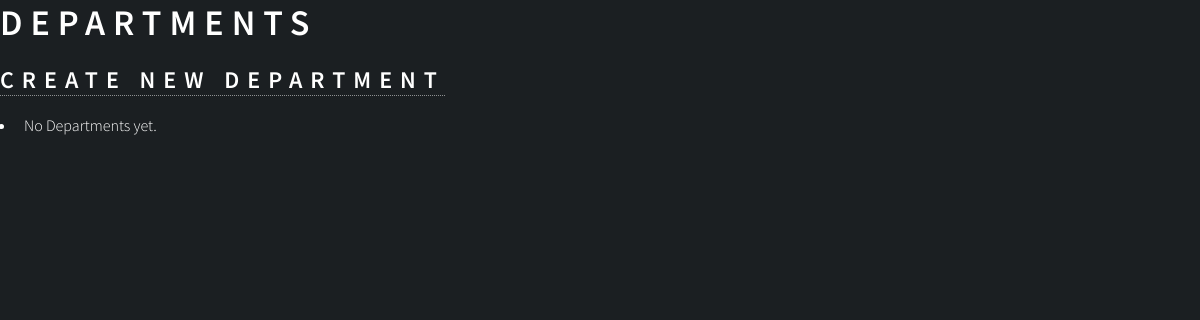
/insy/departments/, run on an earlier commit of the app's database.
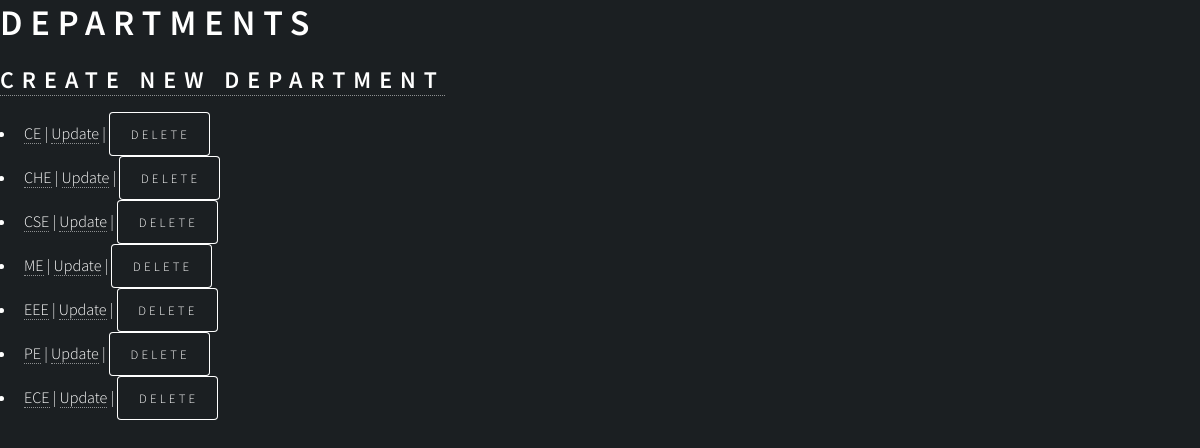
And on a later commit of the database.
### insy/models.py (models this page shows)
class Department(models.Model):
    dept_id = models.CharField(max_length=10,primary_key=True)
    dept_name = models.CharField(max_length=100,default='')
    def __str__(self):
        return self.dept_id

### insy/views/department_views.py (the view)
class DepartmentListView(ListView):
    model = Department
    template_name = "insy/department_list.html"
    paginate_by = 20
    context_object_name = "department_list"
    allow_empty = True
    page_kwarg = 'page'
    paginate_orphans = 0
    def __init__(self, **kwargs):
        return super(DepartmentListView, self).__init__(**kwargs)
    def dispatch(self, *args, **kwargs):
        return super(DepartmentListView, self).dispatch(*args, **kwargs)
    def get(self, request, *args, **kwargs):
        return super(DepartmentListView, self).get(request, *args, **kwargs)
    def get_queryset(self):
        return super(DepartmentListView, self).get_queryset()
    def get_allow_empty(self):
        return super(DepartmentListView, self).get_allow_empty()
    def get_context_data(self, *args, **kwargs):
        ret = super(DepartmentListView, self).get_context_data(*args, **kwargs)
        return ret
    def get_paginate_by(self, queryset):
        return super(DepartmentListView, self).get_paginate_by(queryset)
    def get_context_object_name(self, object_list):
        return super(DepartmentListView, self).get_context_object_name(object_list)
    def paginate_queryset(self, queryset, page_size):
        return super(DepartmentListView, self).paginate_queryset(queryset, page_size)
    def get_paginator(self, queryset, per_page, orphans=0, allow_empty_first_page=True):
        return super(DepartmentListView, self).get_paginator(queryset, per_page, orphans=0, allow_empty_first_page=True)
    def render_to_response(self, context, **response_kwargs):
        return super(DepartmentListView, self).render_to_response(context, **response_kwargs)
    def get_template_names(self):
        return super(DepartmentListView, self).get_template_names()

### insy/templates/insy/department_list.html (shortened to what this page needs)
{% extends "insy/department_base.html" %}
{% block content %}
    <h1>Departments</h1>
    <h2><a href={% url "department_create" %}>Create new Department</a></h2>
    <ul>
    {% for department in department_list %}
        <li><a href={% url "department_detail" department.pk %}>{{ department }}</a> | <a href={% url "department_update" department.pk %}>Update</a> | <form style="display:inline;" action={% url "department_delete" department.pk %} method="post" onsubmit="return confirm('Are you sure you want to delete {{ department }}?')">{% csrf_token %}
    <input type="submit" value="Delete" />
    </form></li>
    {% empty %}
        <li>No Departments yet.</li>
    {% endfor %}
    </ul>
{% endblock %}

### insy/templates/insy/department_base.html
{% extends "base.html" %}

### insy/templates/base.html (shortened to what this page needs)
{%load staticfiles%}
<!DOCTYPE HTML>
<html>
	<head>
		<link rel="stylesheet" href="{% static 'css/main.css' %}" />
	</head>
<body>
{% block content %}
{% endblock %}
</body>
</html>

### insy/static/css/main.css (style rules this page uses)
html, body, div, span, applet, object, iframe, h1, h2, h3, h4, h5, h6, p, blockquote, pre, a, abbr, acronym, address, big, cite, code, del, dfn, em, img, ins, kbd, q, s, samp, small, strike, strong, sub, sup, tt, var, b, u, i, center, dl, dt, dd, ol, ul, li, fieldset, form, label, legend, table, caption, tbody, tfoot, thead, tr, th, td, article, aside, canvas, details, embed, figure, figcaption, footer, header, hgroup, menu, nav, output, ruby, section, summary, time, mark, audio, video { margin: 0; padding: 0; border: 0; font-size: 100%; font: inherit; vertical-align: baseline; }
body { line-height: normal%; }
ol, ul { list-style: none; }
body { -webkit-text-size-adjust: none; }
*, *:before, *:after { -moz-box-sizing: border-box; -webkit-box-sizing: border-box; box-sizing: border-box; }
body { background: #1b1f22; }
html { font-size: 16pt; }
@media screen and (max-width: 1680px) { html { font-size: 12pt; } }
body, input, select, textarea { color: #ffffff; font-family: "Source Sans Pro", sans-serif; font-weight: 300; font-size: 1rem; line-height: 1.65; }
a { -moz-transition: color 0.2s ease-in-out, background-color 0.2s ease-in-out, border-bottom-color 0.2s ease-in-out; -webkit-transition: color 0.2s ease-in-out, background-color 0.2s ease-in-out, border-bottom-color 0.2s ease-in-out; -ms-transition: color 0.2s ease-in-out, background-color 0.2s ease-in-out, border-bottom-color 0.2s ease-in-out; transition: color 0.2s ease-in-out, background-color 0.2s ease-in-out, border-bottom-color 0.2s ease-in-out; border-bottom: dotted 1px rgba(255, 255, 255, 0.5); text-decoration: none; color: inherit; }
h1, h2, h3, h4, h5, h6 { color: #ffffff; font-weight: 600; line-height: 1.5; margin: 0 0 1rem 0; text-transform: uppercase; letter-spacing: 0.2rem; }
h1 a, h2 a, h3 a, h4 a, h5 a, h6 a { color: inherit; text-decoration: none; }
h1 { font-size: 2.25rem; line-height: 1.3; letter-spacing: 0.5rem; }
h2 { font-size: 1.5rem; line-height: 1.4; letter-spacing: 0.5rem; }
form { margin: 0 0 2.5rem 0; }
ul { list-style: disc; margin: 0 0 2rem 0; padding-left: 1em; }
ul li { padding-left: 0.5em; }
input[type="submit"], input[type="reset"], input[type="button"], button, .button { -moz-appearance: none; -webkit-appearance: none; -ms-appearance: none; appearance: none; -moz-transition: background-color 0.2s ease-in-out, color 0.2s ease-in-out; -webkit-transition: background-color 0.2s ease-in-out, color 0.2s ease-in-out; -ms-transition: background-color 0.2s ease-in-out, color 0.2s ease-in-out; transition: background-color 0.2s ease-in-out, color 0.2s ease-in-out; background-color: transparent; border-radius: 4px; border: 0; box-shadow: inset 0 0 0 1px #ffffff; color: #ffffff !important; cursor: pointer; display: inline-block; font-size: 0.8rem; font-weight: 300; height: 2.75rem; letter-spacing: 0.2rem; line-height: 2.75rem; outline: 0; padding: 0 1.25rem 0 1.35rem; text-align: center; text-decoration: none; text-transform: uppercase; white-space: nowrap; }
input[type="submit"], input[type="reset"], input[type="button"], button { line-height: calc(2.75rem - 2px); }

What changed in the data, as far as the page shows it:
added Department: dept_id "CE"
added Department: dept_id "CHE"
added Department: dept_id "CSE"
added Department: dept_id "ME"
added Department: dept_id "EEE"
added Department: dept_id "PE"
added Department: dept_id "ECE"
Also different on the page:
text no longer shown: "No Departments yet."
